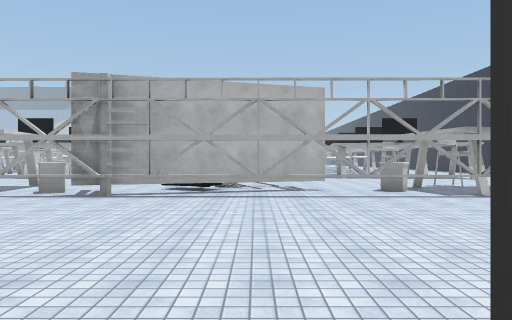
view 1 (above)

23 first-person views from a walk through a scene from a Unity 3-D project. The camera is 1.5 m above the floor, looks level and sees 70° across. The floor is counted in squares, 2 m on a side. Each view is taken from the middle of a square. On the plan, view 1 faces up. The plan holds only what a view shows up to about 11 squares ahead; the rest is blank. The place goes on beyond the plan. The player is left out. Some surface patterns are stand-ins.

view 2
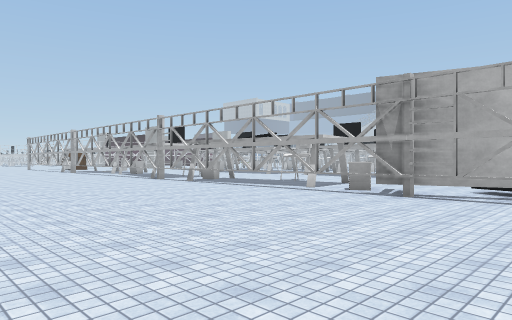

view 3
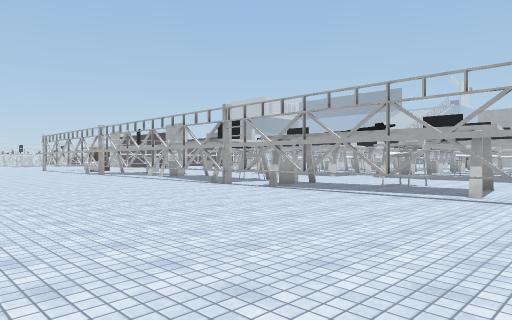

view 4
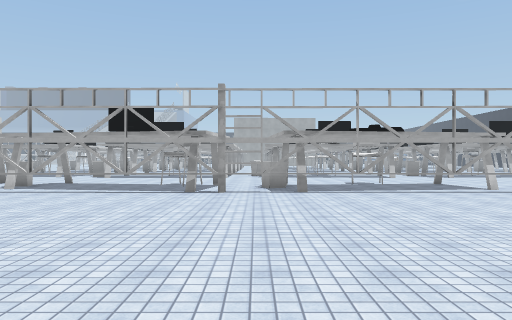

view 5
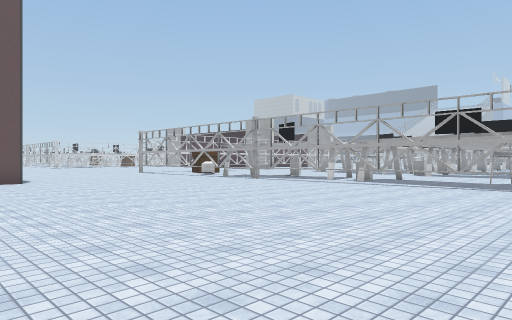

view 6
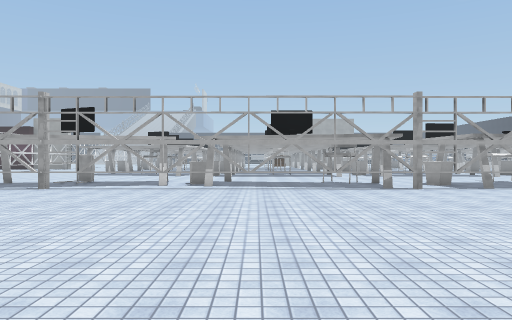

view 7
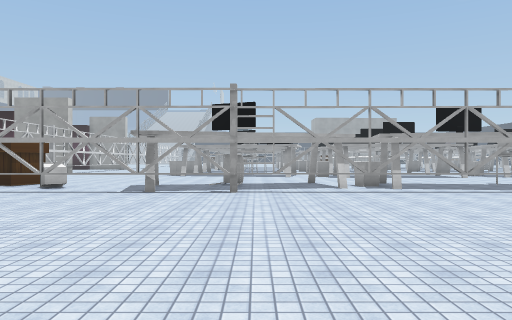

view 8
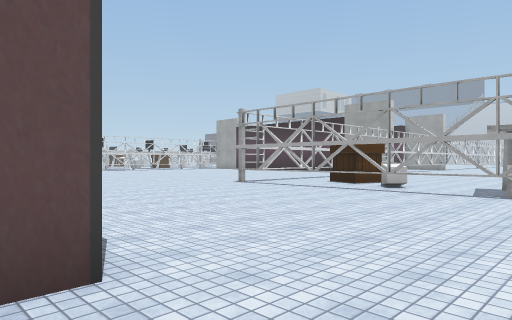

view 9
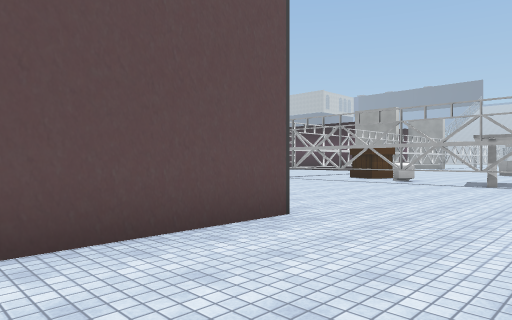

view 10
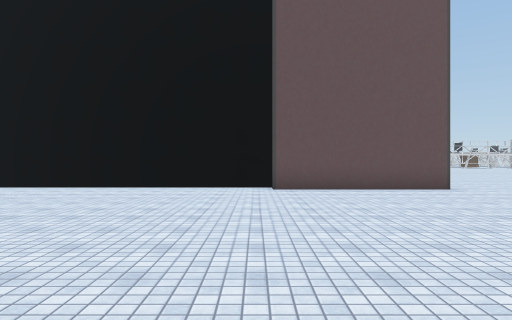

view 11
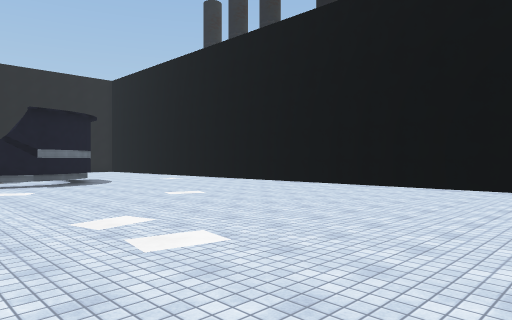

view 12
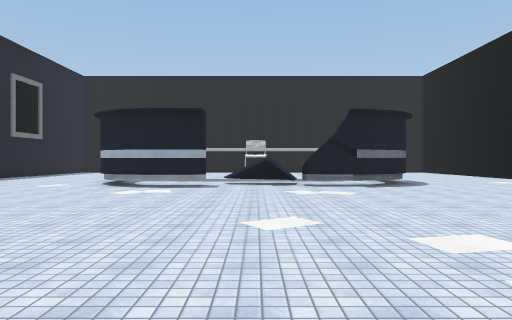

view 13
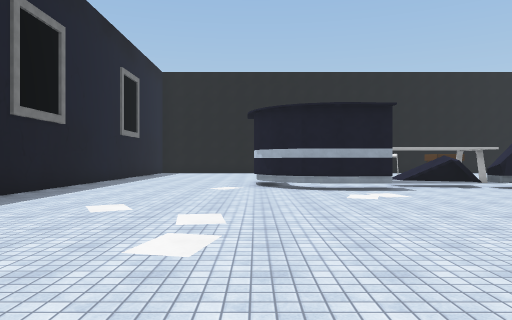

view 14
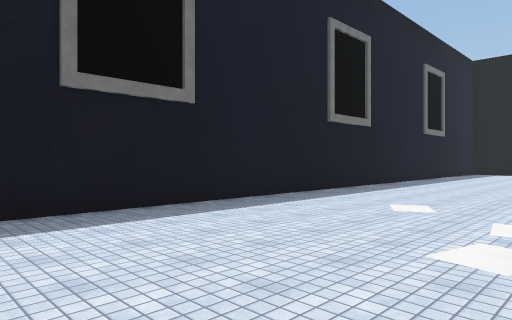

view 15
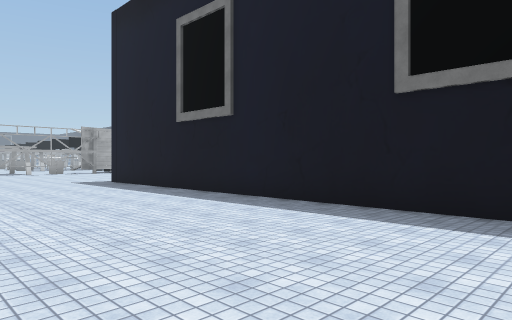

view 16
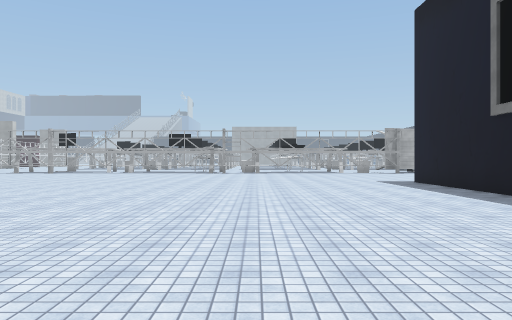

view 17
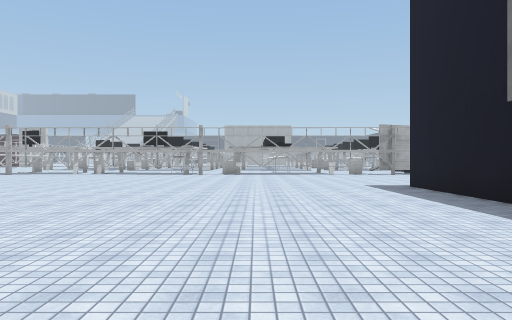

view 18
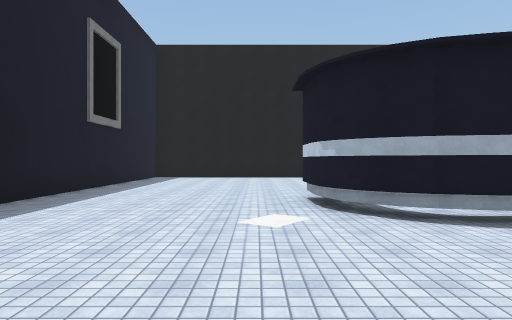

view 19
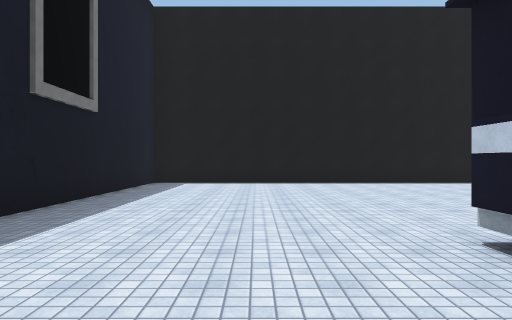

view 20
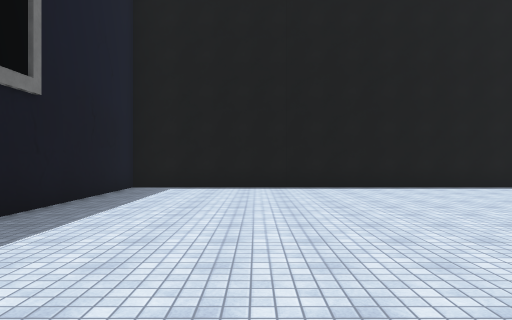

view 21
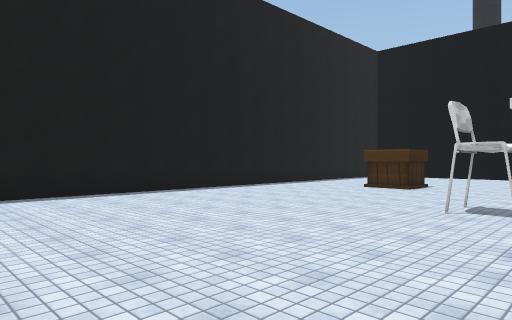

view 22
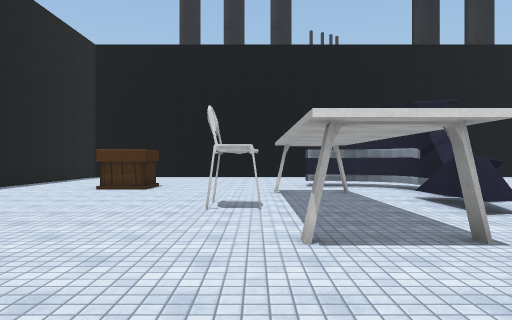

view 23
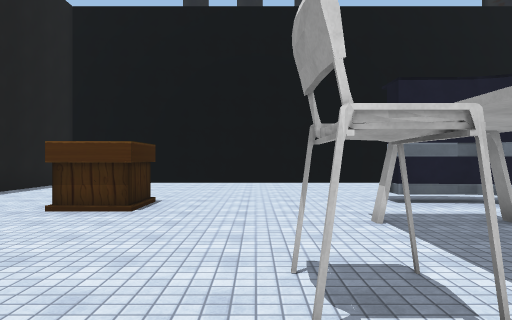

### Floor plan
Key: @ floor where view 1 was taken; # wall or solid block; x gap in a wall; . floor; = window, fence, low wall or low ledge; C chair; T thing the floor can be seen under or through; O other object.
Columns run from 30 left of view 1 to 5 right of it. Each row starts with its distance up from view 1.
 10 OO   # O   O    C###  C #         ##
  9  OOO......#O#.....OO.....O    ###OO
  8 ....=TTTT=...===TT..====xOO####...#x
  7 ....................................
  6 ...................................
  5 ..................................
  4 ..................................
  3 .................................
  2 .................................
  1  .............................
  0     #.................... ... @
 -1     #....................#
 -2     #....................#
 -3     #....................#
 -4     #....................#
 -5     #....................#
 -6     #........ ...........#
 -7     #........ ...........#
 -8     #....................#
 -9     #....................#
-10     #....................#
-11     #....................#
-12     #....................#
-13     #....................#
-14      ....................#
-15       ...................#
-16        ..................#
-17         .................#
-18        ..................#
-19        ...#####.###......#
-20         .##...==..##.....#
-21      ....#.#.....#.#.....#
-22      .......#............#
-23      .........C..........#
-24      ....................#
-25      ....................#
-26      .....O..............#
-27      ...  O..............#
-28         .................#
-29        ..................#
-30      #####################

Positions as (right, up) in squares from view 1, and headings:
1: (0, 0), facing up
2: (0, 0), facing up-left
3: (-4, 0), facing up-left
4: (-12, -1), facing up
5: (-12, -3), facing up-left
6: (-17, -2), facing up
7: (-22, -1), facing up
8: (-23, -1), facing up-left
9: (-22, -4), facing up-left
10: (-16, -5), facing left
11: (-16, -7), facing down-left
12: (-16, -8), facing down
13: (-11, -9), facing down
14: (-11, -9), facing down-right
15: (-11, -13), facing up-right
16: (-11, -13), facing up
17: (-10, -11), facing up
18: (-10, -14), facing down
19: (-9, -18), facing down
20: (-9, -20), facing down
21: (-10, -22), facing down-left
22: (-10, -23), facing left
23: (-14, -24), facing left
